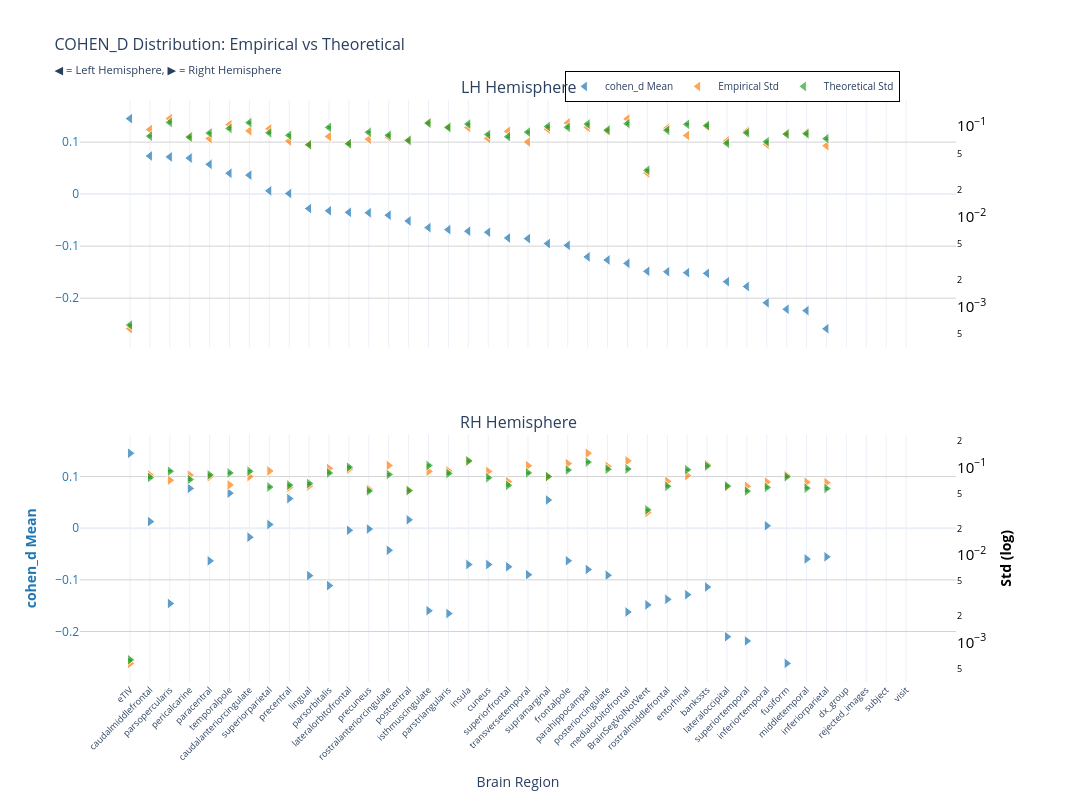
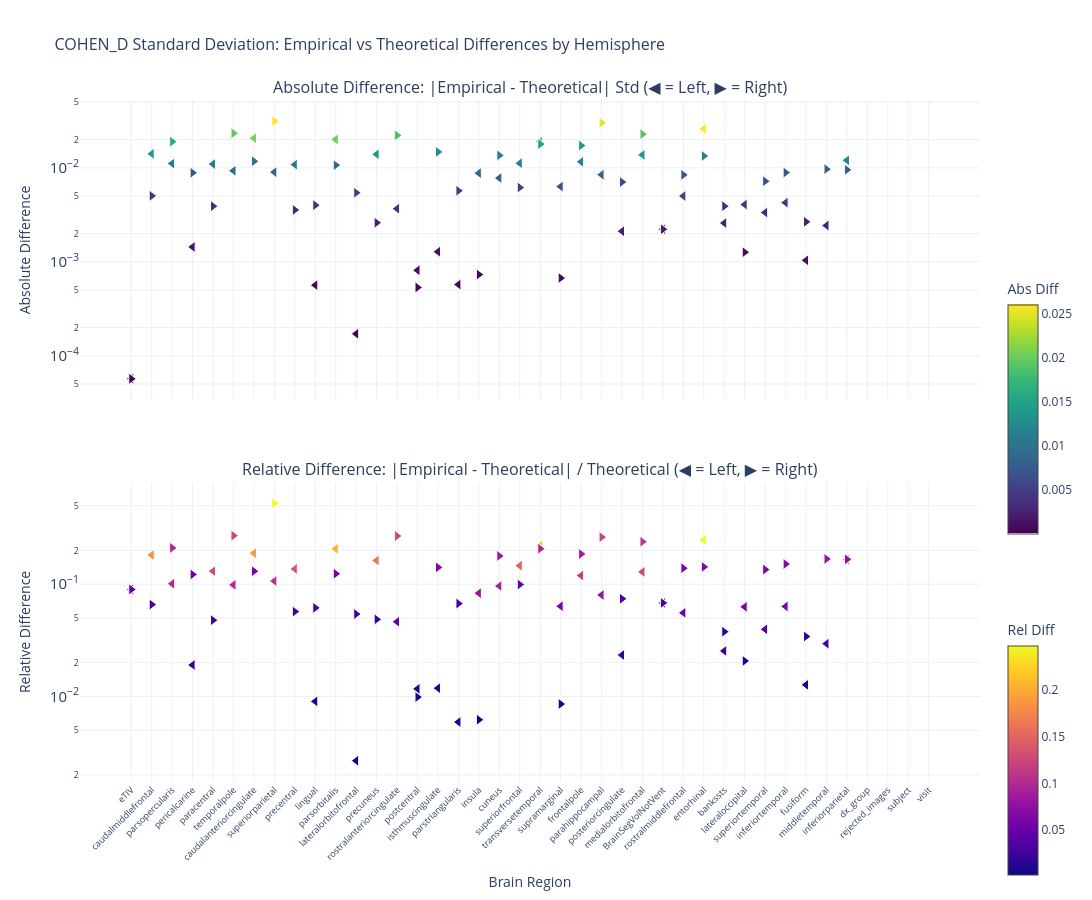

These figures' notebook cell, in order:
### Markdown cell above
### Cohen's d

### Code cell
nu_nav = df_npvr[(df_npvr["study"] == "longitudinal") & (df_npvr["group"] == "HC-PD")]
data_path = stats_dir / f"cohen_d_longitudinal_{METRIC}.parquet"
df, stats = get_test_stats(
    data_path,
    stat_functions_F,
    nu_nav,
    hemisphere=True,
    study="longitudinal",
    raw_values=True,
)
show_figure(
    stats, hemisphere=True, stat_name="cohen_d", study="longitudinal", metric=METRIC
)

### Figure 1 — Plotly figure (JSON) as saved in the notebook; plotly's stock layout.template omitted (floating-point values rounded to 4 significant figures)
{"data": [{"hovertemplate": "<b>%{x}</b><br>Mean cohen_d: %{y:.2f}<br><extra></extra>", "legendgroup": "mean", "marker": {"color": "#1f77b4", "line": {"color": "white", "width": 1}, "opacity": 0.7, "size": 10, "symbol": "triangle-left"}, "mode": "markers", "name": "cohen_d Mean", "showlegend": true, "type": "scatter", "x": ["eTIV", "caudalmiddlefrontal", "parsopercularis", "pericalcarine", "paracentral", "temporalpole", "caudalanteriorcingulate", "superiorparietal", "precentral", "lingual", "parsorbitalis", "lateralorbitofrontal", "precuneus", "rostralanteriorcingulate", "postcentral", "isthmuscingulate", "parstriangularis", "insula", "cuneus", "superiorfrontal", "transversetemporal", "supramarginal", "frontalpole", "parahippocampal", "posteriorcingulate", "medialorbitofrontal", "BrainSegVolNotVent", "rostralmiddlefrontal", "entorhinal", "bankssts", "lateraloccipital", "superiortemporal", "inferiortemporal", "fusiform", "middletemporal", "inferiorparietal", "dx_group", "rejected_images", "subject", "visit"], "xaxis": "x", "y": [0.1452, 0.07339, 0.07151, 0.06927, 0.05726, 0.04012, 0.0365, 0.006273, 0.001212, -0.02777, -0.03201, -0.03501, -0.0359, -0.04049, -0.05163, -0.06443, -0.06829, -0.07122, -0.07324, -0.08432, -0.08555, -0.09506, -0.0985, -0.1207, -0.1266, -0.1331, -0.1484, -0.1491, -0.151, -0.1524, -0.1684, -0.1776, -0.2089, -0.2214, -0.224, -0.2588, NaN, NaN, NaN, NaN], "yaxis": "y"}, {"hovertemplate": "<b>%{x}</b><br>Empirical Std: %{y:.3f}<br><extra></extra>", "legendgroup": "empirical", "marker": {"color": "#ff7f0e", "line": {"color": "white", "width": 1}, "opacity": 0.7, "size": 10, "symbol": "triangle-left"}, "mode": "markers", "name": "Empirical Std", "showlegend": true, "type": "scatter", "x": ["eTIV", "caudalmiddlefrontal", "parsopercularis", "pericalcarine", "paracentral", "temporalpole", "caudalanteriorcingulate", "superiorparietal", "precentral", "lingual", "parsorbitalis", "lateralorbitofrontal", "precuneus", "rostralanteriorcingulate", "postcentral", "isthmuscingulate", "parstriangularis", "insula", "cuneus", "superiorfrontal", "transversetemporal", "supramarginal", "frontalpole", "parahippocampal", "posteriorcingulate", "medialorbitofrontal", "BrainSegVolNotVent", "rostralmiddlefrontal", "entorhinal", "bankssts", "lateraloccipital", "superiortemporal", "inferiortemporal", "fusiform", "middletemporal", "inferiorparietal", "dx_group", "rejected_images", "subject", "visit"], "xaxis": "x", "y": [0.0005753, 0.09179, 0.1214, 0.077, 0.073, 0.1038, 0.08884, 0.09344, 0.06842, 0.06192, 0.077, 0.06422, 0.07179, 0.07579, 0.07035, 0.1094, 0.09745, 0.09691, 0.0732, 0.0878, 0.06693, 0.09297, 0.1088, 0.09714, 0.08842, 0.1205, 0.03039, 0.0952, 0.07902, 0.09912, 0.06883, 0.08783, 0.06307, 0.08279, 0.08488, 0.06085, NaN, NaN, NaN, NaN], "yaxis": "y2"}, {"error_y": {"array": [1.256e-05, 0.001543, 0.00219, 0.001501, 0.001668, 0.001877, 0.002177, 0.001678, 0.001575, 0.001242, 0.001929, 0.001273, 0.001703, 0.001579, 0.001382, 0.002149, 0.001925, 0.0021, 0.001609, 0.001522, 0.001709, 0.001973, 0.001931, 0.002098, 0.001799, 0.002121, 0.000648, 0.001792, 0.002087, 0.002021, 0.001287, 0.001679, 0.001338, 0.001624, 0.001638, 0.001448, NaN, NaN, NaN, NaN], "arrayminus": [1.231e-05, 0.001513, 0.002147, 0.001472, 0.001635, 0.001839, 0.002134, 0.001644, 0.001543, 0.001217, 0.00189, 0.001247, 0.00167, 0.001548, 0.001354, 0.002106, 0.001887, 0.002059, 0.001577, 0.001492, 0.001675, 0.001934, 0.001892, 0.002056, 0.001763, 0.002079, 0.0006352, 0.001757, 0.002045, 0.001981, 0.001261, 0.001645, 0.001311, 0.001592, 0.001606, 0.001419, NaN, NaN, NaN, NaN], "color": "#2ca02c", "thickness": 1, "type": "data", "visible": true, "width": 2}, "hovertemplate": "<b>%{x}</b><br>Theoretical Std: %{y:.3f}<br><extra></extra>", "legendgroup": "theoretical", "marker": {"color": "#2ca02c", "line": {"color": "white", "width": 1}, "opacity": 0.7, "size": 10, "symbol": "triangle-left"}, "mode": "markers", "name": "Theoretical Std", "showlegend": true, "type": "scatter", "x": ["eTIV", "caudalmiddlefrontal", "parsopercularis", "pericalcarine", "paracentral", "temporalpole", "caudalanteriorcingulate", "superiorparietal", "precentral", "lingual", "parsorbitalis", "lateralorbitofrontal", "precuneus", "rostralanteriorcingulate", "postcentral", "isthmuscingulate", "parstriangularis", "insula", "cuneus", "superiorfrontal", "transversetemporal", "supramarginal", "frontalpole", "parahippocampal", "posteriorcingulate", "medialorbitofrontal", "BrainSegVolNotVent", "rostralmiddlefrontal", "entorhinal", "bankssts", "lateraloccipital", "superiortemporal", "inferiortemporal", "fusiform", "middletemporal", "inferiorparietal", "dx_group", "rejected_images", "subject", "visit"], "xaxis": "x", "y": [0.0006321, 0.07768, 0.1102, 0.07556, 0.08397, 0.09444, 0.1096, 0.08443, 0.07924, 0.06249, 0.09707, 0.06405, 0.08573, 0.07947, 0.06953, 0.1081, 0.09688, 0.1057, 0.08099, 0.0766, 0.08601, 0.09929, 0.09717, 0.1056, 0.09054, 0.1068, 0.03261, 0.09019, 0.105, 0.1017, 0.06476, 0.08449, 0.06734, 0.08176, 0.08245, 0.07288, NaN, NaN, NaN, NaN], "yaxis": "y2"}, {"hovertemplate": "<b>%{x}</b><br>Mean cohen_d: %{y:.2f}<br><extra></extra>", "legendgroup": "mean", "marker": {"color": "#1f77b4", "line": {"color": "white", "width": 1}, "opacity": 0.7, "size": 10, "symbol": "triangle-right"}, "mode": "markers", "name": "cohen_d Mean", "showlegend": false, "type": "scatter", "x": ["eTIV", "pericalcarine", "temporalpole", "precentral", "supramarginal", "postcentral", "caudalmiddlefrontal", "superiorparietal", "inferiortemporal", "precuneus", "lateralorbitofrontal", "caudalanteriorcingulate", "rostralanteriorcingulate", "inferiorparietal", "middletemporal", "frontalpole", "paracentral", "insula", "cuneus", "superiorfrontal", "parahippocampal", "transversetemporal", "posteriorcingulate", "lingual", "parsorbitalis", "bankssts", "entorhinal", "rostralmiddlefrontal", "parsopercularis", "BrainSegVolNotVent", "isthmuscingulate", "medialorbitofrontal", "parstriangularis", "lateraloccipital", "superiortemporal", "fusiform", "dx_group", "rejected_images", "subject", "visit"], "xaxis": "x2", "y": [0.1452, 0.07709, 0.06785, 0.05734, 0.05463, 0.01625, 0.01287, 0.007189, 0.004773, -0.001514, -0.003959, -0.01736, -0.0427, -0.05542, -0.05958, -0.06301, -0.06321, -0.07026, -0.07031, -0.0747, -0.07986, -0.08997, -0.09105, -0.09179, -0.1111, -0.1138, -0.1287, -0.1377, -0.1458, -0.1484, -0.1597, -0.1622, -0.1652, -0.2101, -0.2183, -0.2617, NaN, NaN, NaN, NaN], "yaxis": "y3"}, {"hovertemplate": "<b>%{x}</b><br>Empirical Std: %{y:.3f}<br><extra></extra>", "legendgroup": "empirical", "marker": {"color": "#ff7f0e", "line": {"color": "white", "width": 1}, "opacity": 0.7, "size": 10, "symbol": "triangle-right"}, "mode": "markers", "name": "Empirical Std", "showlegend": false, "type": "scatter", "x": ["eTIV", "pericalcarine", "temporalpole", "precentral", "supramarginal", "postcentral", "caudalmiddlefrontal", "superiorparietal", "inferiortemporal", "precuneus", "lateralorbitofrontal", "caudalanteriorcingulate", "rostralanteriorcingulate", "inferiorparietal", "middletemporal", "frontalpole", "paracentral", "insula", "cuneus", "superiorfrontal", "parahippocampal", "transversetemporal", "posteriorcingulate", "lingual", "parsorbitalis", "bankssts", "entorhinal", "rostralmiddlefrontal", "parsopercularis", "BrainSegVolNotVent", "isthmuscingulate", "medialorbitofrontal", "parstriangularis", "lateraloccipital", "superiortemporal", "fusiform", "dx_group", "rejected_images", "subject", "visit"], "xaxis": "x2", "y": [0.0005753, 0.08142, 0.06289, 0.05899, 0.07779, 0.05462, 0.08152, 0.09084, 0.06785, 0.05627, 0.09493, 0.07829, 0.1049, 0.06678, 0.06745, 0.1103, 0.07793, 0.1188, 0.08964, 0.06837, 0.1446, 0.1043, 0.1022, 0.06118, 0.09693, 0.1074, 0.08044, 0.06912, 0.07125, 0.03039, 0.08996, 0.1184, 0.09065, 0.05984, 0.06068, 0.08062, NaN, NaN, NaN, NaN], "yaxis": "y4"}, {"error_y": {"array": [1.256e-05, 0.001442, 0.001714, 0.001243, 0.001559, 0.001075, 0.00152, 0.001182, 0.001171, 0.001066, 0.001994, 0.001789, 0.001643, 0.001138, 0.001148, 0.001849, 0.001626, 0.002347, 0.001511, 0.001236, 0.002276, 0.001716, 0.001891, 0.001295, 0.001714, 0.002056, 0.001864, 0.001206, 0.001793, 0.000648, 0.002081, 0.001899, 0.001688, 0.001214, 0.001062, 0.001549, NaN, NaN, NaN, NaN], "arrayminus": [1.231e-05, 0.001413, 0.00168, 0.001218, 0.001528, 0.001053, 0.00149, 0.001159, 0.001148, 0.001045, 0.001955, 0.001754, 0.001611, 0.001115, 0.001125, 0.001812, 0.001594, 0.0023, 0.001481, 0.001211, 0.002231, 0.001682, 0.001854, 0.00127, 0.00168, 0.002015, 0.001827, 0.001182, 0.001758, 0.0006352, 0.00204, 0.001862, 0.001654, 0.00119, 0.001041, 0.001518, NaN, NaN, NaN, NaN], "color": "#2ca02c", "thickness": 1, "type": "data", "visible": true, "width": 2}, "hovertemplate": "<b>%{x}</b><br>Theoretical Std: %{y:.3f}<br><extra></extra>", "legendgroup": "theoretical", "marker": {"color": "#2ca02c", "line": {"color": "white", "width": 1}, "opacity": 0.7, "size": 10, "symbol": "triangle-right"}, "mode": "markers", "name": "Theoretical Std", "showlegend": false, "type": "scatter", "x": ["eTIV", "pericalcarine", "temporalpole", "precentral", "supramarginal", "postcentral", "caudalmiddlefrontal", "superiorparietal", "inferiortemporal", "precuneus", "lateralorbitofrontal", "caudalanteriorcingulate", "rostralanteriorcingulate", "inferiorparietal", "middletemporal", "frontalpole", "paracentral", "insula", "cuneus", "superiorfrontal", "parahippocampal", "transversetemporal", "posteriorcingulate", "lingual", "parsorbitalis", "bankssts", "entorhinal", "rostralmiddlefrontal", "parsopercularis", "BrainSegVolNotVent", "isthmuscingulate", "medialorbitofrontal", "parstriangularis", "lateraloccipital", "superiortemporal", "fusiform", "dx_group", "rejected_images", "subject", "visit"], "xaxis": "x2", "y": [0.0006321, 0.07256, 0.08624, 0.06255, 0.07846, 0.05409, 0.07649, 0.05949, 0.05894, 0.05366, 0.1004, 0.09004, 0.0827, 0.05725, 0.05775, 0.09305, 0.08184, 0.1181, 0.07606, 0.0622, 0.1145, 0.08637, 0.09519, 0.06519, 0.08624, 0.1035, 0.0938, 0.0607, 0.09025, 0.03261, 0.1047, 0.09559, 0.08495, 0.06111, 0.05347, 0.07795, NaN, NaN, NaN, NaN], "yaxis": "y4"}], "layout": {"annotations": [{"font": {"size": 16}, "showarrow": false, "text": "LH Hemisphere", "x": 0.47, "xanchor": "center", "xref": "paper", "y": 1, "yanchor": "bottom", "yref": "paper"}, {"font": {"size": 16}, "showarrow": false, "text": "RH Hemisphere", "x": 0.47, "xanchor": "center", "xref": "paper", "y": 0.425, "yanchor": "bottom", "yref": "paper"}], "height": 800, "hovermode": "x", "legend": {"bgcolor": "rgba(255, 255, 255, 0.9)", "bordercolor": "black", "borderwidth": 1, "font": {"size": 10}, "orientation": "h", "x": 0.7, "xanchor": "center", "y": 1.05}, "title": {"font": {"size": 16}, "text": "COHEN_D Distribution: Empirical vs Theoretical<br><sub>◀ = Left Hemisphere, ▶ = Right Hemisphere</sub>"}, "width": 1400, "xaxis": {"anchor": "y", "domain": [0, 0.94], "matches": "x2", "showticklabels": false}, "xaxis2": {"anchor": "y3", "domain": [0, 0.94], "tickangle": -45, "tickfont": {"size": 9}, "title": {"text": "Brain Region"}}, "yaxis": {"anchor": "x", "domain": [0.575, 1], "gridcolor": "lightgray", "showgrid": true, "tickfont": {"color": "#1f77b4"}, "title": {"font": {"color": "#1f77b4"}, "text": ""}}, "yaxis2": {"anchor": "x", "exponentformat": "power", "overlaying": "y", "showgrid": false, "side": "right", "tickfont": {"color": "black"}, "title": {"font": {"color": "black"}, "text": ""}, "type": "log"}, "yaxis3": {"anchor": "x2", "domain": [0, 0.425], "gridcolor": "lightgray", "showgrid": true, "tickfont": {"color": "#1f77b4"}, "title": {"font": {"color": "#1f77b4"}, "text": "<b>cohen_d Mean</b>"}}, "yaxis4": {"anchor": "x2", "exponentformat": "power", "overlaying": "y3", "showgrid": false, "side": "right", "tickfont": {"color": "black"}, "title": {"font": {"color": "black"}, "text": "<b>Std (log)</b>"}, "type": "log"}}}

### Figure 2 — Plotly figure (JSON) as saved in the notebook; plotly's stock layout.template omitted (floating-point values rounded to 4 significant figures)
{"data": [{"hovertemplate": "<b>%{x}</b><br>Hemisphere: %{text}<br>Abs Diff: %{y:.4f}<br><extra></extra>", "legendgroup": "abs_lh", "marker": {"color": [5.68e-05, 0.01411, 0.01111, 0.00144, 0.01097, 0.009308, 0.02071, 0.009006, 0.01083, 0.0005644, 0.02006, 0.0001712, 0.01394, 0.003677, 0.0008124, 0.001281, 0.0005728, 0.008788, 0.007791, 0.0112, 0.01907, 0.006318, 0.0116, 0.008452, 0.002116, 0.01374, 0.002219, 0.005009, 0.026, 0.002585, 0.004068, 0.003346, 0.004264, 0.001036, 0.002431, 0.01203, NaN, NaN, NaN, NaN], "colorbar": {"len": 0.4, "title": {"text": "Abs Diff"}, "y": 0.75, "yanchor": "top"}, "colorscale": [[0, "#440154"], [0.1111, "#482878"], [0.2222, "#3e4989"], [0.3333, "#31688e"], [0.4444, "#26828e"], [0.5556, "#1f9e89"], [0.6667, "#35b779"], [0.7778, "#6ece58"], [0.8889, "#b5de2b"], [1, "#fde725"]], "line": {"color": "white", "width": 1}, "showscale": true, "size": 10, "symbol": "triangle-left"}, "mode": "markers", "name": "Absolute (lh)", "showlegend": false, "text": ["lh", "lh", "lh", "lh", "lh", "lh", "lh", "lh", "lh", "lh", "lh", "lh", "lh", "lh", "lh", "lh", "lh", "lh", "lh", "lh", "lh", "lh", "lh", "lh", "lh", "lh", "lh", "lh", "lh", "lh", "lh", "lh", "lh", "lh", "lh", "lh", "lh", "lh", "lh", "lh"], "type": "scatter", "x": ["eTIV", "caudalmiddlefrontal", "parsopercularis", "pericalcarine", "paracentral", "temporalpole", "caudalanteriorcingulate", "superiorparietal", "precentral", "lingual", "parsorbitalis", "lateralorbitofrontal", "precuneus", "rostralanteriorcingulate", "postcentral", "isthmuscingulate", "parstriangularis", "insula", "cuneus", "superiorfrontal", "transversetemporal", "supramarginal", "frontalpole", "parahippocampal", "posteriorcingulate", "medialorbitofrontal", "BrainSegVolNotVent", "rostralmiddlefrontal", "entorhinal", "bankssts", "lateraloccipital", "superiortemporal", "inferiortemporal", "fusiform", "middletemporal", "inferiorparietal", "dx_group", "rejected_images", "subject", "visit"], "xaxis": "x", "y": [5.68e-05, 0.01411, 0.01111, 0.00144, 0.01097, 0.009308, 0.02071, 0.009006, 0.01083, 0.0005644, 0.02006, 0.0001712, 0.01394, 0.003677, 0.0008124, 0.001281, 0.0005728, 0.008788, 0.007791, 0.0112, 0.01907, 0.006318, 0.0116, 0.008452, 0.002116, 0.01374, 0.002219, 0.005009, 0.026, 0.002585, 0.004068, 0.003346, 0.004264, 0.001036, 0.002431, 0.01203, NaN, NaN, NaN, NaN], "yaxis": "y"}, {"hovertemplate": "<b>%{x}</b><br>Hemisphere: %{text}<br>Rel Diff: %{y:.2%}<br><extra></extra>", "legendgroup": "rel_lh", "marker": {"color": [0.08986, 0.1816, 0.1008, 0.01906, 0.1306, 0.09856, 0.1891, 0.1067, 0.1366, 0.009033, 0.2067, 0.002672, 0.1626, 0.04627, 0.01168, 0.01184, 0.005912, 0.08314, 0.0962, 0.1462, 0.2218, 0.06363, 0.1193, 0.08004, 0.02338, 0.1287, 0.06805, 0.05553, 0.2476, 0.02541, 0.06282, 0.0396, 0.06333, 0.01268, 0.02949, 0.1651, NaN, NaN, NaN, NaN], "colorbar": {"len": 0.4, "title": {"text": "Rel Diff"}, "y": 0.25, "yanchor": "top"}, "colorscale": [[0, "#0d0887"], [0.1111, "#46039f"], [0.2222, "#7201a8"], [0.3333, "#9c179e"], [0.4444, "#bd3786"], [0.5556, "#d8576b"], [0.6667, "#ed7953"], [0.7778, "#fb9f3a"], [0.8889, "#fdca26"], [1, "#f0f921"]], "line": {"color": "white", "width": 1}, "showscale": true, "size": 10, "symbol": "triangle-left"}, "mode": "markers", "name": "Relative (lh)", "showlegend": false, "text": ["lh", "lh", "lh", "lh", "lh", "lh", "lh", "lh", "lh", "lh", "lh", "lh", "lh", "lh", "lh", "lh", "lh", "lh", "lh", "lh", "lh", "lh", "lh", "lh", "lh", "lh", "lh", "lh", "lh", "lh", "lh", "lh", "lh", "lh", "lh", "lh", "lh", "lh", "lh", "lh"], "type": "scatter", "x": ["eTIV", "caudalmiddlefrontal", "parsopercularis", "pericalcarine", "paracentral", "temporalpole", "caudalanteriorcingulate", "superiorparietal", "precentral", "lingual", "parsorbitalis", "lateralorbitofrontal", "precuneus", "rostralanteriorcingulate", "postcentral", "isthmuscingulate", "parstriangularis", "insula", "cuneus", "superiorfrontal", "transversetemporal", "supramarginal", "frontalpole", "parahippocampal", "posteriorcingulate", "medialorbitofrontal", "BrainSegVolNotVent", "rostralmiddlefrontal", "entorhinal", "bankssts", "lateraloccipital", "superiortemporal", "inferiortemporal", "fusiform", "middletemporal", "inferiorparietal", "dx_group", "rejected_images", "subject", "visit"], "xaxis": "x2", "y": [0.08986, 0.1816, 0.1008, 0.01906, 0.1306, 0.09856, 0.1891, 0.1067, 0.1366, 0.009033, 0.2067, 0.002672, 0.1626, 0.04627, 0.01168, 0.01184, 0.005912, 0.08314, 0.0962, 0.1462, 0.2218, 0.06363, 0.1193, 0.08004, 0.02338, 0.1287, 0.06805, 0.05553, 0.2476, 0.02541, 0.06282, 0.0396, 0.06333, 0.01268, 0.02949, 0.1651, NaN, NaN, NaN, NaN], "yaxis": "y2"}, {"hovertemplate": "<b>%{x}</b><br>Hemisphere: %{text}<br>Abs Diff: %{y:.4f}<br><extra></extra>", "legendgroup": "abs_rh", "marker": {"color": [5.68e-05, 0.008869, 0.02335, 0.003564, 0.0006716, 0.0005334, 0.005034, 0.03135, 0.008908, 0.002606, 0.005436, 0.01175, 0.0222, 0.009532, 0.009695, 0.01727, 0.003911, 0.0007316, 0.01358, 0.006171, 0.03007, 0.0179, 0.007061, 0.004009, 0.01069, 0.003906, 0.01337, 0.008422, 0.019, 0.002219, 0.01478, 0.02283, 0.005705, 0.001265, 0.007209, 0.002664, NaN, NaN, NaN, NaN], "colorbar": {"len": 0.4, "title": {"text": "Abs Diff"}, "y": 0.75, "yanchor": "top"}, "colorscale": [[0, "#440154"], [0.1111, "#482878"], [0.2222, "#3e4989"], [0.3333, "#31688e"], [0.4444, "#26828e"], [0.5556, "#1f9e89"], [0.6667, "#35b779"], [0.7778, "#6ece58"], [0.8889, "#b5de2b"], [1, "#fde725"]], "line": {"color": "white", "width": 1}, "showscale": false, "size": 10, "symbol": "triangle-right"}, "mode": "markers", "name": "Absolute (rh)", "showlegend": false, "text": ["rh", "rh", "rh", "rh", "rh", "rh", "rh", "rh", "rh", "rh", "rh", "rh", "rh", "rh", "rh", "rh", "rh", "rh", "rh", "rh", "rh", "rh", "rh", "rh", "rh", "rh", "rh", "rh", "rh", "rh", "rh", "rh", "rh", "rh", "rh", "rh", "rh", "rh", "rh", "rh"], "type": "scatter", "x": ["eTIV", "pericalcarine", "temporalpole", "precentral", "supramarginal", "postcentral", "caudalmiddlefrontal", "superiorparietal", "inferiortemporal", "precuneus", "lateralorbitofrontal", "caudalanteriorcingulate", "rostralanteriorcingulate", "inferiorparietal", "middletemporal", "frontalpole", "paracentral", "insula", "cuneus", "superiorfrontal", "parahippocampal", "transversetemporal", "posteriorcingulate", "lingual", "parsorbitalis", "bankssts", "entorhinal", "rostralmiddlefrontal", "parsopercularis", "BrainSegVolNotVent", "isthmuscingulate", "medialorbitofrontal", "parstriangularis", "lateraloccipital", "superiortemporal", "fusiform", "dx_group", "rejected_images", "subject", "visit"], "xaxis": "x", "y": [5.68e-05, 0.008869, 0.02335, 0.003564, 0.0006716, 0.0005334, 0.005034, 0.03135, 0.008908, 0.002606, 0.005436, 0.01175, 0.0222, 0.009532, 0.009695, 0.01727, 0.003911, 0.0007316, 0.01358, 0.006171, 0.03007, 0.0179, 0.007061, 0.004009, 0.01069, 0.003906, 0.01337, 0.008422, 0.019, 0.002219, 0.01478, 0.02283, 0.005705, 0.001265, 0.007209, 0.002664, NaN, NaN, NaN, NaN], "yaxis": "y"}, {"hovertemplate": "<b>%{x}</b><br>Hemisphere: %{text}<br>Rel Diff: %{y:.2%}<br><extra></extra>", "legendgroup": "rel_rh", "marker": {"color": [0.08986, 0.1222, 0.2708, 0.05698, 0.00856, 0.009862, 0.06581, 0.5269, 0.1511, 0.04857, 0.05416, 0.1305, 0.2685, 0.1665, 0.1679, 0.1856, 0.04779, 0.006195, 0.1785, 0.09921, 0.2626, 0.2073, 0.07418, 0.0615, 0.1239, 0.03775, 0.1425, 0.1387, 0.2105, 0.06805, 0.1411, 0.2389, 0.06715, 0.0207, 0.1348, 0.03418, NaN, NaN, NaN, NaN], "colorbar": {"len": 0.4, "title": {"text": "Rel Diff"}, "y": 0.25, "yanchor": "top"}, "colorscale": [[0, "#0d0887"], [0.1111, "#46039f"], [0.2222, "#7201a8"], [0.3333, "#9c179e"], [0.4444, "#bd3786"], [0.5556, "#d8576b"], [0.6667, "#ed7953"], [0.7778, "#fb9f3a"], [0.8889, "#fdca26"], [1, "#f0f921"]], "line": {"color": "white", "width": 1}, "showscale": false, "size": 10, "symbol": "triangle-right"}, "mode": "markers", "name": "Relative (rh)", "showlegend": false, "text": ["rh", "rh", "rh", "rh", "rh", "rh", "rh", "rh", "rh", "rh", "rh", "rh", "rh", "rh", "rh", "rh", "rh", "rh", "rh", "rh", "rh", "rh", "rh", "rh", "rh", "rh", "rh", "rh", "rh", "rh", "rh", "rh", "rh", "rh", "rh", "rh", "rh", "rh", "rh", "rh"], "type": "scatter", "x": ["eTIV", "pericalcarine", "temporalpole", "precentral", "supramarginal", "postcentral", "caudalmiddlefrontal", "superiorparietal", "inferiortemporal", "precuneus", "lateralorbitofrontal", "caudalanteriorcingulate", "rostralanteriorcingulate", "inferiorparietal", "middletemporal", "frontalpole", "paracentral", "insula", "cuneus", "superiorfrontal", "parahippocampal", "transversetemporal", "posteriorcingulate", "lingual", "parsorbitalis", "bankssts", "entorhinal", "rostralmiddlefrontal", "parsopercularis", "BrainSegVolNotVent", "isthmuscingulate", "medialorbitofrontal", "parstriangularis", "lateraloccipital", "superiortemporal", "fusiform", "dx_group", "rejected_images", "subject", "visit"], "xaxis": "x2", "y": [0.08986, 0.1222, 0.2708, 0.05698, 0.00856, 0.009862, 0.06581, 0.5269, 0.1511, 0.04857, 0.05416, 0.1305, 0.2685, 0.1665, 0.1679, 0.1856, 0.04779, 0.006195, 0.1785, 0.09921, 0.2626, 0.2073, 0.07418, 0.0615, 0.1239, 0.03775, 0.1425, 0.1387, 0.2105, 0.06805, 0.1411, 0.2389, 0.06715, 0.0207, 0.1348, 0.03418, NaN, NaN, NaN, NaN], "yaxis": "y2"}], "layout": {"annotations": [{"font": {"size": 16}, "showarrow": false, "text": "Absolute Difference: |Empirical - Theoretical| Std (◀ = Left, ▶ = Right)", "x": 0.5, "xanchor": "center", "xref": "paper", "y": 1, "yanchor": "bottom", "yref": "paper"}, {"font": {"size": 16}, "showarrow": false, "text": "Relative Difference: |Empirical - Theoretical| / Theoretical (◀ = Left, ▶ = Right)", "x": 0.5, "xanchor": "center", "xref": "paper", "y": 0.44, "yanchor": "bottom", "yref": "paper"}], "height": 900, "hovermode": "x unified", "showlegend": false, "title": {"font": {"size": 16}, "text": "COHEN_D Standard Deviation: Empirical vs Theoretical Differences by Hemisphere"}, "width": 1400, "xaxis": {"anchor": "y", "domain": [0, 1], "showticklabels": false}, "xaxis2": {"anchor": "y2", "domain": [0, 1], "tickangle": -45, "tickfont": {"size": 9}, "title": {"text": "Brain Region"}}, "yaxis": {"anchor": "x", "domain": [0.56, 1], "exponentformat": "power", "title": {"text": "Absolute Difference"}, "type": "log"}, "yaxis2": {"anchor": "x2", "domain": [0, 0.44], "exponentformat": "power", "title": {"text": "Relative Difference"}, "type": "log"}}}
